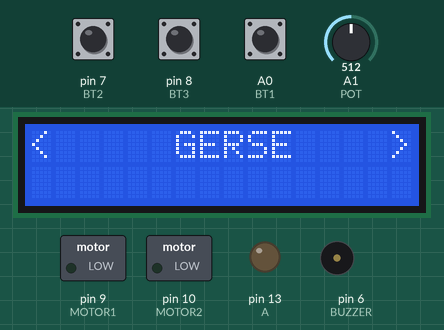
Simulated run of this sketch. Board: Arduino Uno, built with avr-gcc and run on an emulated ATmega328P. Shown: 16×2 character LCD, switched loads named in the sketch (green lamp = pin HIGH), output pins drawn as LEDs (lit = HIGH), buzzer (waves = sounding). The inputs (shaded band) are chosen by the test bench; at power-on: A0 (BT1) HIGH, pin 8 (BT3) HIGH, pin 7 (BT2) HIGH, A1 (POT) = 512. Pins used as bus, display or sensor lines are not drawn.

Above: at 1.2 s.
1.3 s: A0 (BT1) pulled LOW for 0.15 s
3.0 s: pin 8 (BT3) pulled LOW for 0.15 s
At 3.5 s:
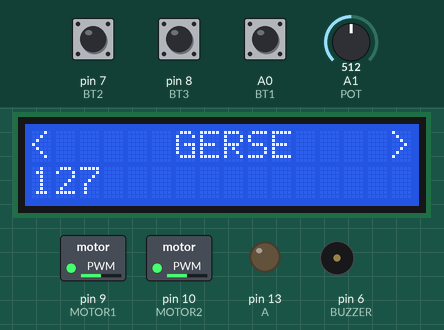
4.6 s: pin 7 (BT2) pulled LOW for 0.15 s
At 5.8 s:
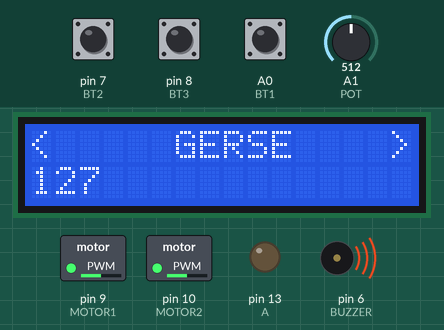
6.2 s: A0 (BT1) pulled LOW for 1 s
At 7.0 s:
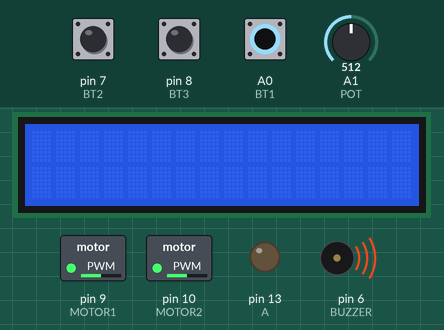
8.7 s: A0 (BT1) pulled LOW for 3.2 s
Timing chart, 0 to 11.7 s (numbered marks = the images above; inputs shaded):
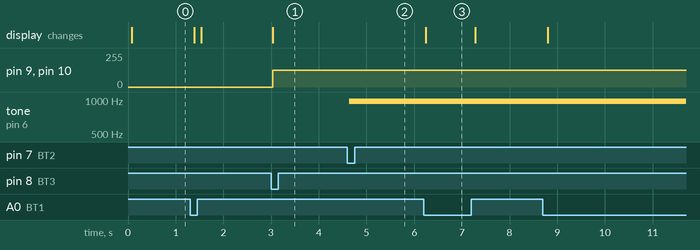

The sketch:

EDU.ino
```cpp
/*
*Programa teste do Shield Edu-IFSP
*
*GERSE – Grupo de Estudos em Robótica e Sistemas Embarcados
*http://www.gerserobotica.com
*gerse.robot@gmail.com
*IFSP – Campus Guarulhos
*
*Desenvolvedor:
*Pedro Igor Borçatti
*
*março de 2017
*/


#include <LiquidCrystal.h>    // BIBLIOTECA PARA DISPLAY LCD

#define    A        13        // LCD 7 SEGMENTO A OU LED A
#define    B        12        // LCD 7 SEGMENTO B OU LED B, DISPLAY 16X2 D7
#define    C        11        // LCD 7 SEGMENTO C OU LED C, DISPLAY 16X2 D6
#define    D        5         // LCD 7 SEGMENTO D OU LED D, DISPLAY 16X2 D5
#define    E        4         // LCD 7 SEGMENTO E OU LED E, DISPLAY 16X2 D4
#define    F        3         // LCD 7 SEGMENTO F OU LED F, DISPLAY 16X2 E
#define    G        2         // LCD 7 SEGMENTO G OU LED G, DISPLAY 16X2 RS

#define    POT      A1        // ADC1, POTENCIÔMETRO

#define    BUZZER   6         // BUZZER OU BORNE (PWM6)

#define    ADC2     A2        // BORNE
#define    ADC3     A3        // BORNE
#define    ADC4     A4        // BORNE
#define    ADC5     A5        // BORNE
#define    MOTOR1   9         // BORNE (BC548 - VCC BATERIA E COLETOR)
#define    MOTOR2   10        // BORNE (BC548 - VCC BATERIA E COLETOR)

#define    BT1      A0        // BOTÃO COM TRAVA
#define    BT2      7         // BOTÃO 1
#define    BT3      8         // BOTÃO 2


float         CALC  = 0;      // VARIÁVEL PARA CALCULO
byte          NUM   = 0;      // VARIÁVEL PARA PWM

boolean       bt1   = false;  // VARIÁVEL DO BOTÃO 1
boolean       bt2   = false;  // VARIÁVEL DO BOTÃO 2
boolean       bt3   = false;  // VARIÁVEL DO BOTÃO 3

boolean       cls   = false;  // FLAG PARA CONTROLE DO DISPLAY LCD 16X2

const boolean LCD7[10][7] =   // NÚMEROS DE 0 A 9 PARA LCD DE 7 SEGMENTOS
              {
             // {A,B,C,D,E,F,G}
                {1,1,1,1,1,1,0},    // 0
                {0,1,1,0,0,0,0},    // 1
                {1,1,0,1,1,0,1},    // 2
                {1,1,1,1,0,0,1},    // 3
                {0,1,1,0,0,1,1},    // 4
                {1,0,1,1,0,1,1},    // 5
                {1,0,1,1,1,1,1},    // 6
                {1,1,1,0,0,0,0},    // 7
                {1,1,1,1,1,1,1},    // 8
                {1,1,1,1,0,1,1},    // 9
             // {A,B,C,D,E,F,G}
              };

//INICIANDO DISPLAY LCD
LiquidCrystal lcd(2, 3, 4, 5, 11, 12);

void setup()
{
    lcd.begin(16, 2);               // CONFIGURANDO TAMANHO DO DISPLAY 16X2

    pinMode(A,      OUTPUT);        // CONFIGURANDO COMO SAÍDA O PINO 13
    pinMode(B,      OUTPUT);        // CONFIGURANDO COMO SAÍDA O PINO 12
    pinMode(C,      OUTPUT);        // CONFIGURANDO COMO SAÍDA O PINO 11
    pinMode(D,      OUTPUT);        // CONFIGURANDO COMO SAÍDA O PINO 5
    pinMode(E,      OUTPUT);        // CONFIGURANDO COMO SAÍDA O PINO 4
    pinMode(F,      OUTPUT);        // CONFIGURANDO COMO SAÍDA O PINO 3
    pinMode(G,      OUTPUT);        // CONFIGURANDO COMO SAÍDA O PINO 2
    pinMode(BUZZER, OUTPUT);        // CONFIGURANDO COMO SAÍDA O PINO 6
    pinMode(MOTOR1, OUTPUT);        // CONFIGURANDO COMO SAÍDA O PINO 9
    pinMode(MOTOR2, OUTPUT);        // CONFIGURANDO COMO SAÍDA O PINO 10

    pinMode(BT1,    INPUT_PULLUP);  // CONFIGURANDO COMO ENTRADA O PINO A0 EM PLLU UP
    pinMode(BT2,    INPUT_PULLUP);  // CONFIGURANDO COMO ENTRADA O PINO 7  EM PLLU UP
    pinMode(BT3,    INPUT_PULLUP);  // CONFIGURANDO COMO ENTRADA O PINO 8  EM PLLU UP
    pinMode(POT,    INPUT);         // CONFIGURANDO COMO ENTRADA O PINO A1
    //pinMode(ADC2, );              // PINO DISPONÍVEL NO BORNE
    //pinMode(ADC3, );              // PINO DISPONÍVEL NO BORNE
    //pinMode(ADC4, );              // PINO DISPONÍVEL NO BORNE
    //pinMode(ADC5, );              // PINO DISPONÍVEL NO BORNE

}

void loop()
{

    bt1 = !digitalRead(BT1);  // AQUISITANDO VALOR DO BOTÃO 1
    bt2 = !digitalRead(BT2);  // AQUISITANDO VALOR DO BOTÃO 2
    bt3 = !digitalRead(BT3);  // AQUISITANDO VALOR DO BOTÃO 3

    CALC = analogRead(POT);   // AQUISITANDO VALOR DO POTENCIÔMETRO

    if(bt1)                   // SE BOTÃO 1 APERTADO
    {
      if(cls)                 // CONTROLE DO DISPLAY LCD 16X2
      {
          lcd.clear();        // LIMPAR DISPLAY 16X2
          delay(20);

          cls = false;        // FLAG DE CONTROLE P. DISPLAY 16X2
      }

      NUM = (CALC/1023)*9;    // 0 -> 0   1023 -> 9
      digitalWrite(A,  LCD7[NUM][0]);
      digitalWrite(B,  LCD7[NUM][1]);
      digitalWrite(C,  LCD7[NUM][2]);
      digitalWrite(D,  LCD7[NUM][3]);
      digitalWrite(E,  LCD7[NUM][4]);
      digitalWrite(F,  LCD7[NUM][5]);
      digitalWrite(G,  LCD7[NUM][6]);
    }
    else          // SE BOTÃO 1 NÃO APERTADO
    {

      if(!cls)    // CONTROLE DO DISPLAY LCD 16X2
      {
          digitalWrite(A,  LOW);
          digitalWrite(B,  LOW);
          digitalWrite(C,  LOW);
          digitalWrite(D,  LOW);
          digitalWrite(E,  LOW);
          digitalWrite(F,  LOW);
          digitalWrite(G,  LOW);

          lcd.clear();
          delay(10);
          lcd.print("<     GERSE    >");  // ESCREVER EM DISPLAY 16X2
          delay(10);

          cls = true;
      }

      if(bt3)                             // SE BOTÃO 3 PRESSIONADO
      {
        NUM = (CALC/1023)*255;            // 0 -> 0   1023 -> 255
        analogWrite(MOTOR1, NUM);         // SETAR VALOR DO PWM NO MOTOR1
        analogWrite(MOTOR2, NUM);         // SETAR VALOR DO PWM NO MOTOR2

        lcd.setCursor(0, 1);              // POSICIONAR CURSOR NA COLUNA 0, LINHA 1
        lcd.print("   ");
        lcd.setCursor(0, 1);
        lcd.print(NUM);                   // ESCREVER VALOR DE NUM NO DISPLAY 16X2
      }
    }


    if(bt2)                               // SE BOTAO2 PRESSIONADO
    {
      NUM = (CALC/1023)*255;
      analogWrite(BUZZER, NUM);           // SETAR VALOR DO PWM NO BUZZER
    }

    delay(100);                           // ESPERAR 100ms
}
```

Measured:
- after the input at 3.0 s, pin 9 (MOTOR1), pin 10 (MOTOR2): 0/255 → 127/255 at once; the display: changes at once (image 1)
- after the input at 4.6 s, tone on pin 6 (BUZZER): silent → 977 Hz at once
- after the input at 6.2 s, the display: changes after 0.05 s (image 3)
